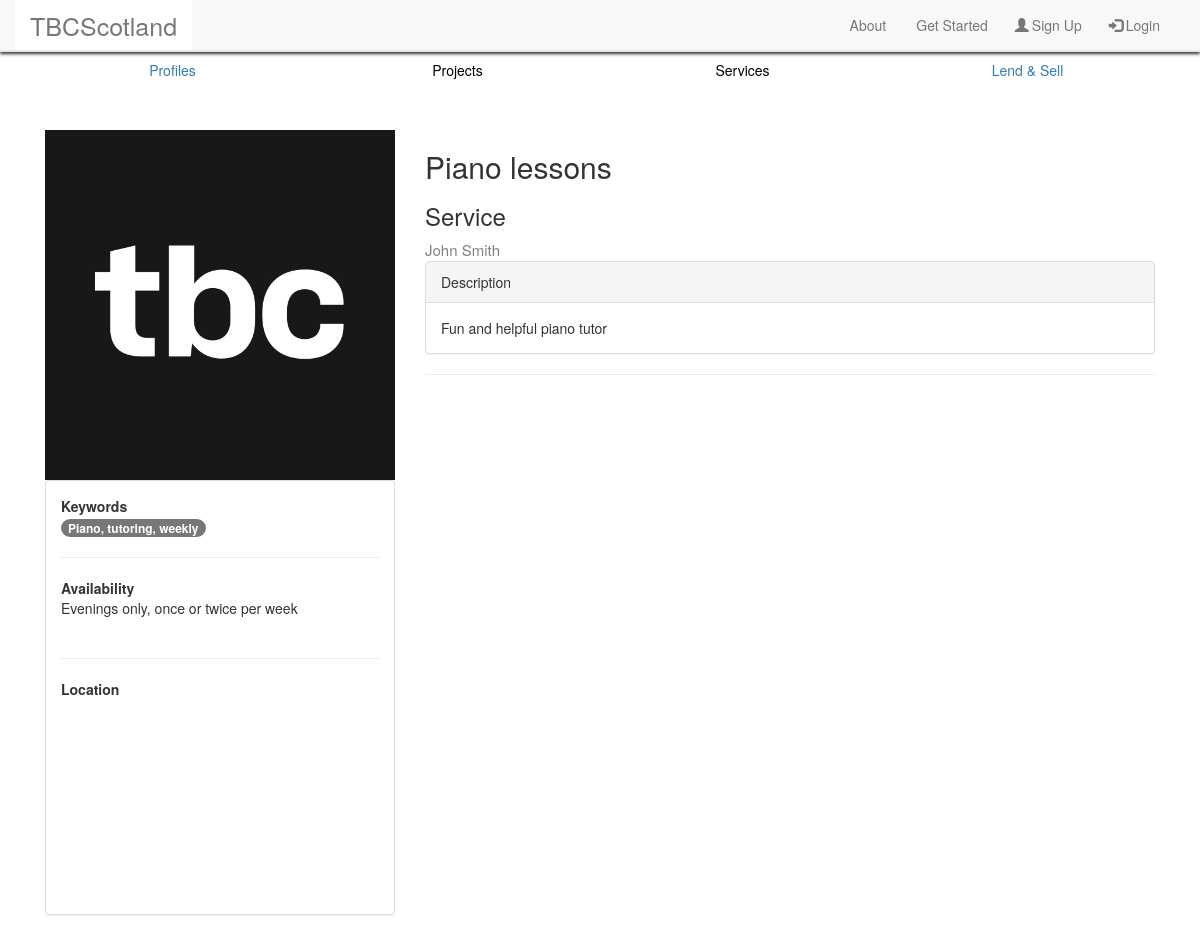
/tbc/services/piano-lessons/, run on an earlier commit of the app's database.
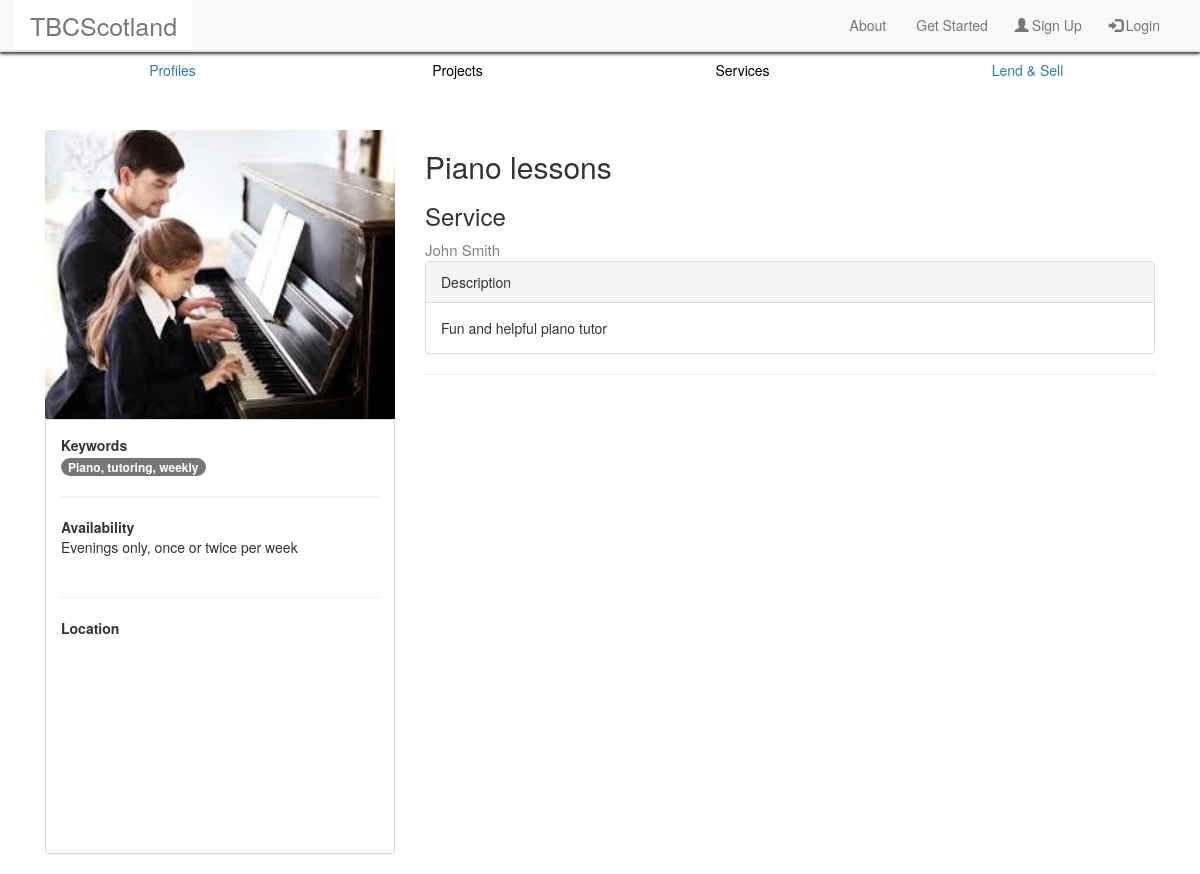
And on a later commit of the database.
### tbc/models.py (models this page shows, shortened)
class Service(models.Model):
    profile = models.ForeignKey(Profile)
    title = models.CharField(max_length=128)
    description = models.TextField()
    views = models.IntegerField(default=0)
    slug = models.SlugField(unique=True)
    image = models.ImageField(upload_to='Service_images', default='default_profile.jpg')
    price = models.CharField(max_length=128)
    availability = models.CharField(max_length=128)
    keywords = models.TextField()
    location = models.CharField(max_length=128)

### tbc/views.py (the view, shortened to what this page needs)
# urls.py: url(r'^services/(?P<service_name_slug>[\w\-]+)/$', views.show_service, name='show_service'),
def show_service(request, service_name_slug):
    context_dict = {}
    try:
        service = Service.objects.get(slug=service_name_slug)
        comments = Comments.objects.filter(service=service)
        profile = Profile.objects.get(username=service.profile)
        context_dict['comments'] = comments
        context_dict['service_ad'] = service
        context_dict['comment_form'] = CommentsForm()
        context_dict['profile'] = profile
    except Service.DoesNotExist:
        context_dict['service_ad'] = None
    return render(request, 'tbc/servicead.html', context_dict)

### tbc/models.py (called while the page is built)
    def __str__(self):
        return self.username

### templates/tbc/servicead.html (shortened to what this page needs)
{% extends 'tbc/base.html' %}
{% load staticfiles %}
{% block body_block %}
<div class="container container_body">
            <div class="col-xs-4">
                    {% if service_ad.image %}
                        <div>
                            <img src="{{ service_ad.image.url }}" width="100%">
                        </div>
                    {% endif %}
                    <div class="panel panel-default">
                        <div class="panel-body">
                            <strong>Keywords</strong>
                            <br>
                            {% if service_ad.keywords %}
                            <span class="badge badge-secondary">{{ service_ad.keywords }}</span>
                            {% else %}
                            <div>User {{ service_ad.profile }} has not added in their 'Keywords' section yet!</div>
                            {% endif %}
                            <br>
                            <hr class="style1">
                            <strong>Availability</strong>
                            {% if service_ad.availability %}
                                <div>{{ service_ad.availability }}</div>
                            {% else %}
                                <div>User {{ service_ad.profile }} has not added in their 'Availability' section yet!</div>
                            {% endif %}
                            <br>
                            <hr class="style1">
                            <strong>Location</strong>
                            <div id="googleMap" style="width:100%;height:200px;">
                            </div>
                        </div>
                    </div>
                </div>
                <div class="col-xs-8">
                    <div>
                            <h2>{{ service_ad.title }}</h2>
                            <h3>Service</h3>
                            {% if profile.firstname and profile.lastname %}
                            <a href="{% url 'show_profile' profile.slug %}"><div class="keywords">{{ profile.firstname }} {{ profile.lastname }}</div></a>
                            {% else %}
                            <a href="{% url 'show_profile' profile.slug %}"><div class="keywords">{{ profile.username }}</div></a>
                            {% endif %}
                    </div>
                        <div class="panel panel-default">
                                <div class="panel-heading">Description</div>
                                <div class="panel-body">
                                    {% if service_ad.description %}
                                            <div>{{ service_ad.description }}</div>
                                        {% else %}
                                            <div>User {{ service_ad.profile }} has not added in their 'Description' section yet!</div>
                                    {% endif %}
                                </div>
                            </div>
        <hr>
</div>
</div>
{% endblock %}

What changed in the data, as far as the page shows it:
changed Service "Piano lessons": image: picture added in place of a placeholder
